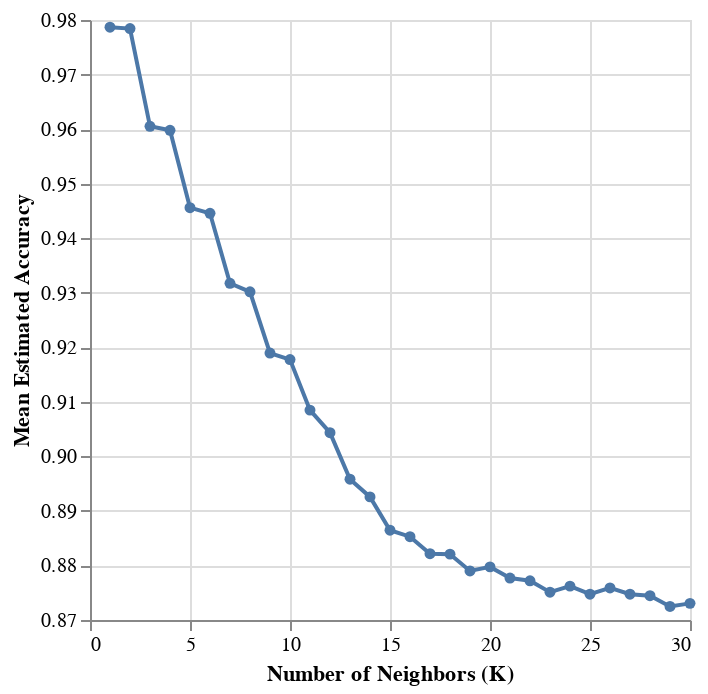

Notebook code for this chart:
### Markdown cell above
##### Graph 3

### Code cell
DMSNR_tune_grid = GridSearchCV(
    estimator=DMSNR_tune_pipe,
    param_grid=DMSNR_parameter_grid,
    cv=10
)

DMSNR_accuracies_grid = pd.DataFrame(
    DMSNR_tune_grid.fit(
        scaled_training_DMSNR,
        upsampled_pulsar["type"]
    ).cv_results_
)

cross_val_plot=alt.Chart(DMSNR_accuracies_grid).mark_line(point=True).encode(
    y=alt.Y("mean_test_score").title('Mean Estimated Accuracy').scale(zero=False),
    x=alt.X("param_kneighborsclassifier__n_neighbors").title('Number of Neighbors (K)'),
)
cross_val_plot

### Figure 1 — Vega-Lite specification as saved in the notebook (floating-point values rounded to 4 significant figures)
{"config": {"view": {"continuousWidth": 300, "continuousHeight": 300}}, "data": {"name": "data-36bf91ea955a3de7ca6fceecc71999d0"}, "mark": {"type": "line", "point": true}, "encoding": {"x": {"field": "param_kneighborsclassifier__n_neighbors", "title": "Number of Neighbors (K)", "type": "quantitative"}, "y": {"field": "mean_test_score", "scale": {"zero": false}, "title": "Mean Estimated Accuracy", "type": "quantitative"}}, "$schema": "https://vega.github.io/schema/vega-lite/v5.16.3.json", "datasets": {"data-36bf91ea955a3de7ca6fceecc71999d0": [{"mean_fit_time": 0.0489, "std_fit_time": 0.004335, "mean_score_time": 0.1118, "std_score_time": 0.008126, "param_kneighborsclassifier__n_neighbors": 1, "params": {"kneighborsclassifier__n_neighbors": 1}, "split0_test_score": 0.9787, "split1_test_score": 0.9774, "split2_test_score": 0.9795, "split3_test_score": 0.9758, "split4_test_score": 0.9779, "split5_test_score": 0.9815, "split6_test_score": 0.9807, "split7_test_score": 0.9807, "split8_test_score": 0.9754, "split9_test_score": 0.9791, "mean_test_score": 0.9787, "std_test_score": 0.001968, "rank_test_score": 1}, {"mean_fit_time": 0.05717, "std_fit_time": 0.01744, "mean_score_time": 0.1232, "std_score_time": 0.02105, "param_kneighborsclassifier__n_neighbors": 2, "params": {"kneighborsclassifier__n_neighbors": 2}, "split0_test_score": 0.9779, "split1_test_score": 0.9774, "split2_test_score": 0.9791, "split3_test_score": 0.9758, "split4_test_score": 0.9779, "split5_test_score": 0.9811, "split6_test_score": 0.9807, "split7_test_score": 0.9807, "split8_test_score": 0.9746, "split9_test_score": 0.9791, "mean_test_score": 0.9784, "std_test_score": 0.002053, "rank_test_score": 2}, {"mean_fit_time": 0.0531, "std_fit_time": 0.01235, "mean_score_time": 0.1221, "std_score_time": 0.01405, "param_kneighborsclassifier__n_neighbors": 3, "params": {"kneighborsclassifier__n_neighbors": 3}, "split0_test_score": 0.9598, "split1_test_score": 0.959, "split2_test_score": 0.9627, "split3_test_score": 0.9586, "split4_test_score": 0.9561, "split5_test_score": 0.9623, "split6_test_score": 0.9664, "split7_test_score": 0.9619, "split8_test_score": 0.9602, "split9_test_score": 0.9582, "mean_test_score": 0.9605, "std_test_score": 0.002746, "rank_test_score": 3}, {"mean_fit_time": 0.06676, "std_fit_time": 0.02364, "mean_score_time": 0.1494, "std_score_time": 0.05094, "param_kneighborsclassifier__n_neighbors": 4, "params": {"kneighborsclassifier__n_neighbors": 4}, "split0_test_score": 0.9582, "split1_test_score": 0.9582, "split2_test_score": 0.9619, "split3_test_score": 0.9569, "split4_test_score": 0.9561, "split5_test_score": 0.9606, "split6_test_score": 0.9664, "split7_test_score": 0.9627, "split8_test_score": 0.9586, "split9_test_score": 0.9582, "mean_test_score": 0.9598, "std_test_score": 0.002961, "rank_test_score": 4}, {"mean_fit_time": 0.04787, "std_fit_time": 0.003505, "mean_score_time": 0.1184, "std_score_time": 0.007007, "param_kneighborsclassifier__n_neighbors": 5, "params": {"kneighborsclassifier__n_neighbors": 5}, "split0_test_score": 0.9467, "split1_test_score": 0.9442, "split2_test_score": 0.9451, "split3_test_score": 0.9446, "split4_test_score": 0.941, "split5_test_score": 0.9475, "split6_test_score": 0.9533, "split7_test_score": 0.9475, "split8_test_score": 0.9442, "split9_test_score": 0.9418, "mean_test_score": 0.9456, "std_test_score": 0.003294, "rank_test_score": 5}, {"mean_fit_time": 0.05936, "std_fit_time": 0.01583, "mean_score_time": 0.1355, "std_score_time": 0.01352, "param_kneighborsclassifier__n_neighbors": 6, "params": {"kneighborsclassifier__n_neighbors": 6}, "split0_test_score": 0.9467, "split1_test_score": 0.943, "split2_test_score": 0.9446, "split3_test_score": 0.9442, "split4_test_score": 0.9393, "split5_test_score": 0.9467, "split6_test_score": 0.9504, "split7_test_score": 0.9471, "split8_test_score": 0.9426, "split9_test_score": 0.9409, "mean_test_score": 0.9446, "std_test_score": 0.00311, "rank_test_score": 6}, {"mean_fit_time": 0.0506, "std_fit_time": 0.003837, "mean_score_time": 0.1319, "std_score_time": 0.01497, "param_kneighborsclassifier__n_neighbors": 7, "params": {"kneighborsclassifier__n_neighbors": 7}, "split0_test_score": 0.9315, "split1_test_score": 0.9311, "split2_test_score": 0.9336, "split3_test_score": 0.9291, "split4_test_score": 0.927, "split5_test_score": 0.9336, "split6_test_score": 0.9405, "split7_test_score": 0.9315, "split8_test_score": 0.934, "split9_test_score": 0.9253, "mean_test_score": 0.9317, "std_test_score": 0.004001, "rank_test_score": 7}, {"mean_fit_time": 0.05194, "std_fit_time": 0.01095, "mean_score_time": 0.1352, "std_score_time": 0.02317, "param_kneighborsclassifier__n_neighbors": 8, "params": {"kneighborsclassifier__n_neighbors": 8}, "split0_test_score": 0.9311, "split1_test_score": 0.9278, "split2_test_score": 0.9307, "split3_test_score": 0.9258, "split4_test_score": 0.9262, "split5_test_score": 0.9328, "split6_test_score": 0.9401, "split7_test_score": 0.9291, "split8_test_score": 0.9336, "split9_test_score": 0.9245, "mean_test_score": 0.9302, "std_test_score": 0.004384, "rank_test_score": 8}, {"mean_fit_time": 0.05051, "std_fit_time": 0.006181, "mean_score_time": 0.1293, "std_score_time": 0.01653, "param_kneighborsclassifier__n_neighbors": 9, "params": {"kneighborsclassifier__n_neighbors": 9}, "split0_test_score": 0.9209, "split1_test_score": 0.9143, "split2_test_score": 0.9188, "split3_test_score": 0.9168, "split4_test_score": 0.9184, "split5_test_score": 0.9188, "split6_test_score": 0.9303, "split7_test_score": 0.9118, "split8_test_score": 0.9233, "split9_test_score": 0.9159, "mean_test_score": 0.9189, "std_test_score": 0.004875, "rank_test_score": 9}, {"mean_fit_time": 0.05488, "std_fit_time": 0.01178, "mean_score_time": 0.1354, "std_score_time": 0.02183, "param_kneighborsclassifier__n_neighbors": 10, "params": {"kneighborsclassifier__n_neighbors": 10}, "split0_test_score": 0.9192, "split1_test_score": 0.9168, "split2_test_score": 0.9188, "split3_test_score": 0.9155, "split4_test_score": 0.9147, "split5_test_score": 0.9184, "split6_test_score": 0.9291, "split7_test_score": 0.9098, "split8_test_score": 0.9221, "split9_test_score": 0.913, "mean_test_score": 0.9177, "std_test_score": 0.005009, "rank_test_score": 10}, {"mean_fit_time": 0.05774, "std_fit_time": 0.01094, "mean_score_time": 0.1465, "std_score_time": 0.01981, "param_kneighborsclassifier__n_neighbors": 11, "params": {"kneighborsclassifier__n_neighbors": 11}, "split0_test_score": 0.9118, "split1_test_score": 0.911, "split2_test_score": 0.9082, "split3_test_score": 0.9073, "split4_test_score": 0.9036, "split5_test_score": 0.9077, "split6_test_score": 0.92, "split7_test_score": 0.8987, "split8_test_score": 0.9143, "split9_test_score": 0.902, "mean_test_score": 0.9085, "std_test_score": 0.005899, "rank_test_score": 11}, {"mean_fit_time": 0.05025, "std_fit_time": 0.004347, "mean_score_time": 0.1333, "std_score_time": 0.0143, "param_kneighborsclassifier__n_neighbors": 12, "params": {"kneighborsclassifier__n_neighbors": 12}, "split0_test_score": 0.9065, "split1_test_score": 0.9065, "split2_test_score": 0.9012, "split3_test_score": 0.9032, "split4_test_score": 0.9041, "split5_test_score": 0.9057, "split6_test_score": 0.9139, "split7_test_score": 0.8963, "split8_test_score": 0.9106, "split9_test_score": 0.8954, "mean_test_score": 0.9043, "std_test_score": 0.005458, "rank_test_score": 12}, {"mean_fit_time": 0.05671, "std_fit_time": 0.01421, "mean_score_time": 0.1503, "std_score_time": 0.03315, "param_kneighborsclassifier__n_neighbors": 13, "params": {"kneighborsclassifier__n_neighbors": 13}, "split0_test_score": 0.8954, "split1_test_score": 0.8971, "split2_test_score": 0.8954, "split3_test_score": 0.8954, "split4_test_score": 0.8913, "split5_test_score": 0.8954, "split6_test_score": 0.9045, "split7_test_score": 0.8897, "split8_test_score": 0.9011, "split9_test_score": 0.8925, "mean_test_score": 0.8958, "std_test_score": 0.004165, "rank_test_score": 13}, {"mean_fit_time": 0.05225, "std_fit_time": 0.008187, "mean_score_time": 0.1343, "std_score_time": 0.02502, "param_kneighborsclassifier__n_neighbors": 14, "params": {"kneighborsclassifier__n_neighbors": 14}, "split0_test_score": 0.8934, "split1_test_score": 0.8946, "split2_test_score": 0.8975, "split3_test_score": 0.8938, "split4_test_score": 0.8885, "split5_test_score": 0.8922, "split6_test_score": 0.8979, "split7_test_score": 0.8836, "split8_test_score": 0.8979, "split9_test_score": 0.8864, "mean_test_score": 0.8926, "std_test_score": 0.00473, "rank_test_score": 14}, {"mean_fit_time": 0.05345, "std_fit_time": 0.01654, "mean_score_time": 0.1363, "std_score_time": 0.02552, "param_kneighborsclassifier__n_neighbors": 15, "params": {"kneighborsclassifier__n_neighbors": 15}, "split0_test_score": 0.8893, "split1_test_score": 0.8848, "split2_test_score": 0.8918, "split3_test_score": 0.8881, "split4_test_score": 0.8831, "split5_test_score": 0.8885, "split6_test_score": 0.8942, "split7_test_score": 0.877, "split8_test_score": 0.8909, "split9_test_score": 0.8769, "mean_test_score": 0.8865, "std_test_score": 0.005625, "rank_test_score": 15}, {"mean_fit_time": 0.05072, "std_fit_time": 0.005458, "mean_score_time": 0.1384, "std_score_time": 0.02721, "param_kneighborsclassifier__n_neighbors": 16, "params": {"kneighborsclassifier__n_neighbors": 16}, "split0_test_score": 0.8852, "split1_test_score": 0.884, "split2_test_score": 0.8881, "split3_test_score": 0.8897, "split4_test_score": 0.8803, "split5_test_score": 0.8897, "split6_test_score": 0.8868, "split7_test_score": 0.8811, "split8_test_score": 0.8905, "split9_test_score": 0.8774, "mean_test_score": 0.8853, "std_test_score": 0.004284, "rank_test_score": 16}, {"mean_fit_time": 0.05616, "std_fit_time": 0.007928, "mean_score_time": 0.1594, "std_score_time": 0.02133, "param_kneighborsclassifier__n_neighbors": 17, "params": {"kneighborsclassifier__n_neighbors": 17}, "split0_test_score": 0.8823, "split1_test_score": 0.8782, "split2_test_score": 0.8864, "split3_test_score": 0.886, "split4_test_score": 0.8766, "split5_test_score": 0.8848, "split6_test_score": 0.8856, "split7_test_score": 0.8782, "split8_test_score": 0.8888, "split9_test_score": 0.8745, "mean_test_score": 0.8822, "std_test_score": 0.004663, "rank_test_score": 17}, {"mean_fit_time": 0.06054, "std_fit_time": 0.008933, "mean_score_time": 0.1583, "std_score_time": 0.02259, "param_kneighborsclassifier__n_neighbors": 18, "params": {"kneighborsclassifier__n_neighbors": 18}, "split0_test_score": 0.8852, "split1_test_score": 0.877, "split2_test_score": 0.8852, "split3_test_score": 0.8909, "split4_test_score": 0.8758, "split5_test_score": 0.884, "split6_test_score": 0.8803, "split7_test_score": 0.8815, "split8_test_score": 0.8864, "split9_test_score": 0.8745, "mean_test_score": 0.8821, "std_test_score": 0.004969, "rank_test_score": 18}, {"mean_fit_time": 0.05687, "std_fit_time": 0.01151, "mean_score_time": 0.1643, "std_score_time": 0.02945, "param_kneighborsclassifier__n_neighbors": 19, "params": {"kneighborsclassifier__n_neighbors": 19}, "split0_test_score": 0.8827, "split1_test_score": 0.8725, "split2_test_score": 0.8799, "split3_test_score": 0.8901, "split4_test_score": 0.8749, "split5_test_score": 0.8823, "split6_test_score": 0.8766, "split7_test_score": 0.8803, "split8_test_score": 0.8806, "split9_test_score": 0.87, "mean_test_score": 0.879, "std_test_score": 0.005476, "rank_test_score": 20}, {"mean_fit_time": 0.05917, "std_fit_time": 0.009989, "mean_score_time": 0.161, "std_score_time": 0.02164, "param_kneighborsclassifier__n_neighbors": 20, "params": {"kneighborsclassifier__n_neighbors": 20}, "split0_test_score": 0.8823, "split1_test_score": 0.8758, "split2_test_score": 0.8803, "split3_test_score": 0.8934, "split4_test_score": 0.8774, "split5_test_score": 0.8795, "split6_test_score": 0.8762, "split7_test_score": 0.8819, "split8_test_score": 0.8815, "split9_test_score": 0.8692, "mean_test_score": 0.8797, "std_test_score": 0.005893, "rank_test_score": 19}, {"mean_fit_time": 0.05674, "std_fit_time": 0.005564, "mean_score_time": 0.1682, "std_score_time": 0.02679, "param_kneighborsclassifier__n_neighbors": 21, "params": {"kneighborsclassifier__n_neighbors": 21}, "split0_test_score": 0.8803, "split1_test_score": 0.8762, "split2_test_score": 0.8774, "split3_test_score": 0.8889, "split4_test_score": 0.8762, "split5_test_score": 0.8803, "split6_test_score": 0.8754, "split7_test_score": 0.877, "split8_test_score": 0.8786, "split9_test_score": 0.8667, "mean_test_score": 0.8777, "std_test_score": 0.005207, "rank_test_score": 21}, {"mean_fit_time": 0.05856, "std_fit_time": 0.01002, "mean_score_time": 0.1539, "std_score_time": 0.02172, "param_kneighborsclassifier__n_neighbors": 22, "params": {"kneighborsclassifier__n_neighbors": 22}, "split0_test_score": 0.8815, "split1_test_score": 0.8799, "split2_test_score": 0.8786, "split3_test_score": 0.8823, "split4_test_score": 0.8741, "split5_test_score": 0.877, "split6_test_score": 0.877, "split7_test_score": 0.8745, "split8_test_score": 0.8786, "split9_test_score": 0.8683, "mean_test_score": 0.8772, "std_test_score": 0.003888, "rank_test_score": 22}, {"mean_fit_time": 0.05606, "std_fit_time": 0.01068, "mean_score_time": 0.1625, "std_score_time": 0.02186, "param_kneighborsclassifier__n_neighbors": 23, "params": {"kneighborsclassifier__n_neighbors": 23}, "split0_test_score": 0.8778, "split1_test_score": 0.8762, "split2_test_score": 0.8774, "split3_test_score": 0.8811, "split4_test_score": 0.8729, "split5_test_score": 0.877, "split6_test_score": 0.8749, "split7_test_score": 0.8741, "split8_test_score": 0.8745, "split9_test_score": 0.8651, "mean_test_score": 0.8751, "std_test_score": 0.004007, "rank_test_score": 25}, {"mean_fit_time": 0.05721, "std_fit_time": 0.009303, "mean_score_time": 0.159, "std_score_time": 0.02931, "param_kneighborsclassifier__n_neighbors": 24, "params": {"kneighborsclassifier__n_neighbors": 24}, "split0_test_score": 0.8815, "split1_test_score": 0.8754, "split2_test_score": 0.8795, "split3_test_score": 0.8815, "split4_test_score": 0.8725, "split5_test_score": 0.8766, "split6_test_score": 0.8729, "split7_test_score": 0.8749, "split8_test_score": 0.8798, "split9_test_score": 0.8675, "mean_test_score": 0.8762, "std_test_score": 0.004273, "rank_test_score": 23}, {"mean_fit_time": 0.04708, "std_fit_time": 0.004201, "mean_score_time": 0.1311, "std_score_time": 0.01068, "param_kneighborsclassifier__n_neighbors": 25, "params": {"kneighborsclassifier__n_neighbors": 25}, "split0_test_score": 0.8778, "split1_test_score": 0.8729, "split2_test_score": 0.8762, "split3_test_score": 0.8823, "split4_test_score": 0.87, "split5_test_score": 0.8754, "split6_test_score": 0.8737, "split7_test_score": 0.8721, "split8_test_score": 0.8794, "split9_test_score": 0.8675, "mean_test_score": 0.8747, "std_test_score": 0.00421, "rank_test_score": 27}, {"mean_fit_time": 0.05178, "std_fit_time": 0.006886, "mean_score_time": 0.1397, "std_score_time": 0.02386, "param_kneighborsclassifier__n_neighbors": 26, "params": {"kneighborsclassifier__n_neighbors": 26}, "split0_test_score": 0.8803, "split1_test_score": 0.8721, "split2_test_score": 0.8782, "split3_test_score": 0.8811, "split4_test_score": 0.8684, "split5_test_score": 0.8782, "split6_test_score": 0.877, "split7_test_score": 0.8758, "split8_test_score": 0.8794, "split9_test_score": 0.8683, "mean_test_score": 0.8759, "std_test_score": 0.004459, "rank_test_score": 24}, {"mean_fit_time": 0.04591, "std_fit_time": 0.001787, "mean_score_time": 0.1352, "std_score_time": 0.01355, "param_kneighborsclassifier__n_neighbors": 27, "params": {"kneighborsclassifier__n_neighbors": 27}, "split0_test_score": 0.8807, "split1_test_score": 0.868, "split2_test_score": 0.8778, "split3_test_score": 0.879, "split4_test_score": 0.8676, "split5_test_score": 0.8766, "split6_test_score": 0.8749, "split7_test_score": 0.8741, "split8_test_score": 0.8823, "split9_test_score": 0.8663, "mean_test_score": 0.8747, "std_test_score": 0.005411, "rank_test_score": 26}, {"mean_fit_time": 0.05374, "std_fit_time": 0.009682, "mean_score_time": 0.1595, "std_score_time": 0.0266, "param_kneighborsclassifier__n_neighbors": 28, "params": {"kneighborsclassifier__n_neighbors": 28}, "split0_test_score": 0.8811, "split1_test_score": 0.8708, "split2_test_score": 0.8786, "split3_test_score": 0.877, "split4_test_score": 0.8676, "split5_test_score": 0.8766, "split6_test_score": 0.8745, "split7_test_score": 0.8737, "split8_test_score": 0.8802, "split9_test_score": 0.8642, "mean_test_score": 0.8744, "std_test_score": 0.00521, "rank_test_score": 28}, {"mean_fit_time": 0.05265, "std_fit_time": 0.005767, "mean_score_time": 0.1583, "std_score_time": 0.02497, "param_kneighborsclassifier__n_neighbors": 29, "params": {"kneighborsclassifier__n_neighbors": 29}, "split0_test_score": 0.8782, "split1_test_score": 0.8713, "split2_test_score": 0.8766, "split3_test_score": 0.8729, "split4_test_score": 0.8659, "split5_test_score": 0.877, "split6_test_score": 0.8725, "split7_test_score": 0.8721, "split8_test_score": 0.8769, "split9_test_score": 0.8614, "mean_test_score": 0.8725, "std_test_score": 0.005086, "rank_test_score": 30}, {"mean_fit_time": 0.04926, "std_fit_time": 0.003201, "mean_score_time": 0.1411, "std_score_time": 0.01242, "param_kneighborsclassifier__n_neighbors": 30, "params": {"kneighborsclassifier__n_neighbors": 30}, "split0_test_score": 0.8795, "split1_test_score": 0.8708, "split2_test_score": 0.877, "split3_test_score": 0.8758, "split4_test_score": 0.8667, "split5_test_score": 0.8762, "split6_test_score": 0.8741, "split7_test_score": 0.8725, "split8_test_score": 0.8774, "split9_test_score": 0.8605, "mean_test_score": 0.8731, "std_test_score": 0.005431, "rank_test_score": 29}]}}
